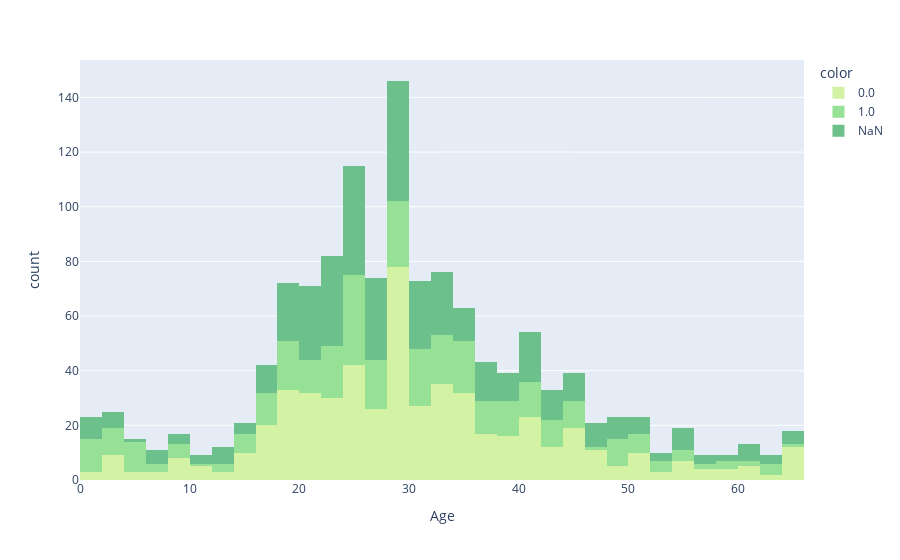

Write notebook code for a chart like this one.
### Code cell
fig = px.histogram(df_final, x="Age",
                   color=df["Survived"], color_discrete_sequence=cm)
fig.show()

### Figure 1 — Plotly figure (JSON) as saved in the notebook; plotly's stock layout.template omitted (floating-point values rounded to 4 significant figures; data arrays with more than 128 entries replaced by an {"elided": "..."} marker saying what was removed)
{"data": [{"alignmentgroup": "True", "bingroup": "x", "hovertemplate": "color=0.0<br>Age=%{x}<br>count=%{y}<extra></extra>", "legendgroup": "0.0", "marker": {"color": "rgb(211, 242, 163)", "pattern": {"shape": ""}}, "name": "0.0", "offsetgroup": "0.0", "orientation": "v", "showlegend": true, "type": "histogram", "x": {"elided": "549 float values"}, "xaxis": "x", "yaxis": "y"}, {"alignmentgroup": "True", "bingroup": "x", "hovertemplate": "color=1.0<br>Age=%{x}<br>count=%{y}<extra></extra>", "legendgroup": "1.0", "marker": {"color": "rgb(151, 225, 150)", "pattern": {"shape": ""}}, "name": "1.0", "offsetgroup": "1.0", "orientation": "v", "showlegend": true, "type": "histogram", "x": {"elided": "342 float values"}, "xaxis": "x", "yaxis": "y"}, {"alignmentgroup": "True", "bingroup": "x", "hovertemplate": "color=NaN<br>Age=%{x}<br>count=%{y}<extra></extra>", "legendgroup": "NaN", "marker": {"color": "rgb(108, 192, 139)", "pattern": {"shape": ""}}, "name": "NaN", "offsetgroup": "NaN", "orientation": "v", "showlegend": true, "type": "histogram", "x": {"elided": "418 float values"}, "xaxis": "x", "yaxis": "y"}], "layout": {"barmode": "relative", "legend": {"title": {"text": "color"}, "tracegroupgap": 0}, "margin": {"t": 60}, "xaxis": {"anchor": "y", "domain": [0, 1], "title": {"text": "Age"}}, "yaxis": {"anchor": "x", "domain": [0, 1], "title": {"text": "count"}}}}
